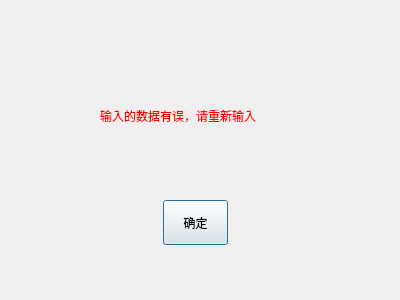
<?xml version="1.0" encoding="UTF-8"?>
<ui version="4.0">
 <class>Error_input</class>
 <widget class="QDialog" name="Error_input">
  <property name="geometry">
   <rect>
    <x>0</x>
    <y>0</y>
    <width>400</width>
    <height>300</height>
   </rect>
  </property>
  <property name="windowTitle">
   <string>Dialog</string>
  </property>
  <widget class="QLabel" name="label">
   <property name="geometry">
    <rect>
     <x>100</x>
     <y>100</y>
     <width>211</width>
     <height>31</height>
    </rect>
   </property>
   <property name="styleSheet">
    <string notr="true">color: rgb(255, 0, 0);</string>
   </property>
   <property name="text">
    <string>输入的数据有误，请重新输入</string>
   </property>
  </widget>
  <widget class="QPushButton" name="pushButton">
   <property name="geometry">
    <rect>
     <x>163</x>
     <y>200</y>
     <width>65</width>
     <height>45</height>
    </rect>
   </property>
   <property name="text">
    <string>确定</string>
   </property>
  </widget>
 </widget>
 <resources/>
 <connections/>
</ui>
